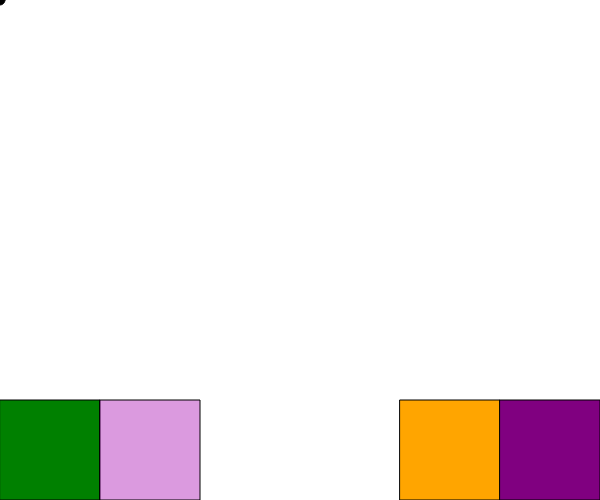
Frame 1 (no input)
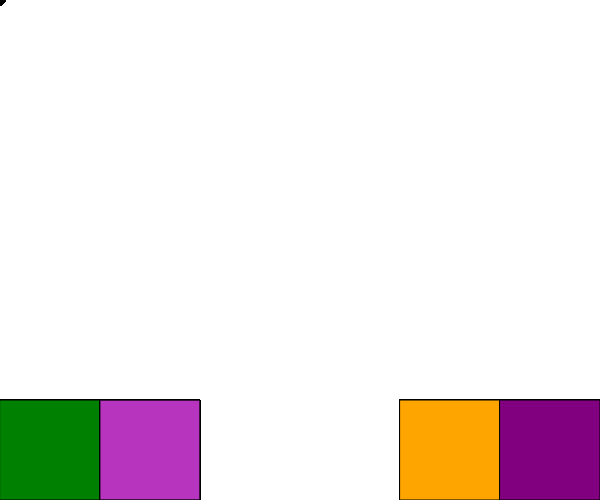
Frame 60 (no input)
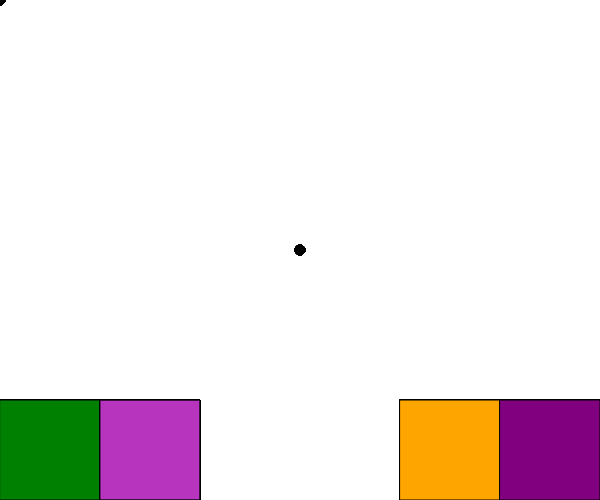
Frame 120 (the mouse pressed at the canvas centre since frame 60)

The p5.js sketch that drew these frames (run headless with seeded random() and noise() and a simulated clock; from frame 60 on, the mouse is pressed at the canvas centre):

// p5.js sketch
// ── sketch.js
var boundary1 = 0;
var boundary2 = 0;
var boundary3 = 0;
var boundary4 = 0;
var boundary5 = 0;
var boundary6 = 0;
var topBoundary = 0;
var bottomBoundary = 0;

var buttonSize = 100;

var currentArea = "";


var brushColor = "black";
var currentAreaColor = "green"

var brushColorArray = ["black","green","red","blue","yellow","orange","purple"];
var i = 0;
var r, g, b;

var brushSize = 10;

function setup() {
  createCanvas(600, 500);
  boundary0 = 0;
  boundary1 = 100;
  boundary2 = 200;
  boundary3 = 300;
  boundary4 = 400;
  boundary5 = 500;
  boundary6 = width;
  topBoundary = 400;
  bottomBoundary = height;
  r = random(255);
  g = random(255);
  b = random(255);
}

function draw() {
  //background(255);
  //interface

  //Cycle through a Range of Colors
  fill(currentAreaColor);
  rect(boundary0, topBoundary, buttonSize, buttonSize);
  // Choose Color Randomly
  fill(r,g,b,127);
  rect(boundary1, topBoundary, buttonSize, buttonSize);
  //Make Brush Bigger
  fill("orange");
  rect(boundary4, topBoundary, buttonSize, buttonSize);
  //Make Brush Smaller
  fill("purple");
  rect(boundary5, topBoundary, buttonSize, buttonSize);

  fill(brushColor);
  ellipse(mouseX, mouseY, brushSize, brushSize);
  console.log(currentArea);
  if (mouseY >= topBoundary && mouseY < bottomBoundary) {
    if (mouseX > boundary0 && mouseX < boundary1) {
      //  console.log("area0");
      currentArea = "area0";
    } else if (mouseX > boundary1 && mouseX < boundary2) {
      //  console.log("area1");
      currentArea = "area1";
    } else if (mouseX > boundary4 && mouseX < boundary5) {
      //  console.log("area3");
      currentArea = "area2";
    } else if (mouseX > boundary5 && mouseX < boundary6) {
      //  console.log("area3");
      currentArea = "area3";
    }
  } else {
    currentArea = "";
  }
}

function mousePressed() {
  console.log(currentArea);
  if (currentArea == "area0") {
      i++;
      if (i >= brushColorArray.length){
        i=0;
      }
     brushColor = brushColorArray[i];
     currentAreaColor = brushColorArray[i];
  } else if (currentArea == "area1") {
    r = random(255);
    g = random(255);
    b = random(255);
    brushColor = color(r,g,b);
  } else if (currentArea == "area2") {
    brushSize++;
  } else if (currentArea == "area3") {
    brushSize--;
    if(brushSize < 10){
      brushSize = 10;
    }
  } else {
    brushColor = "black";
  }
}
